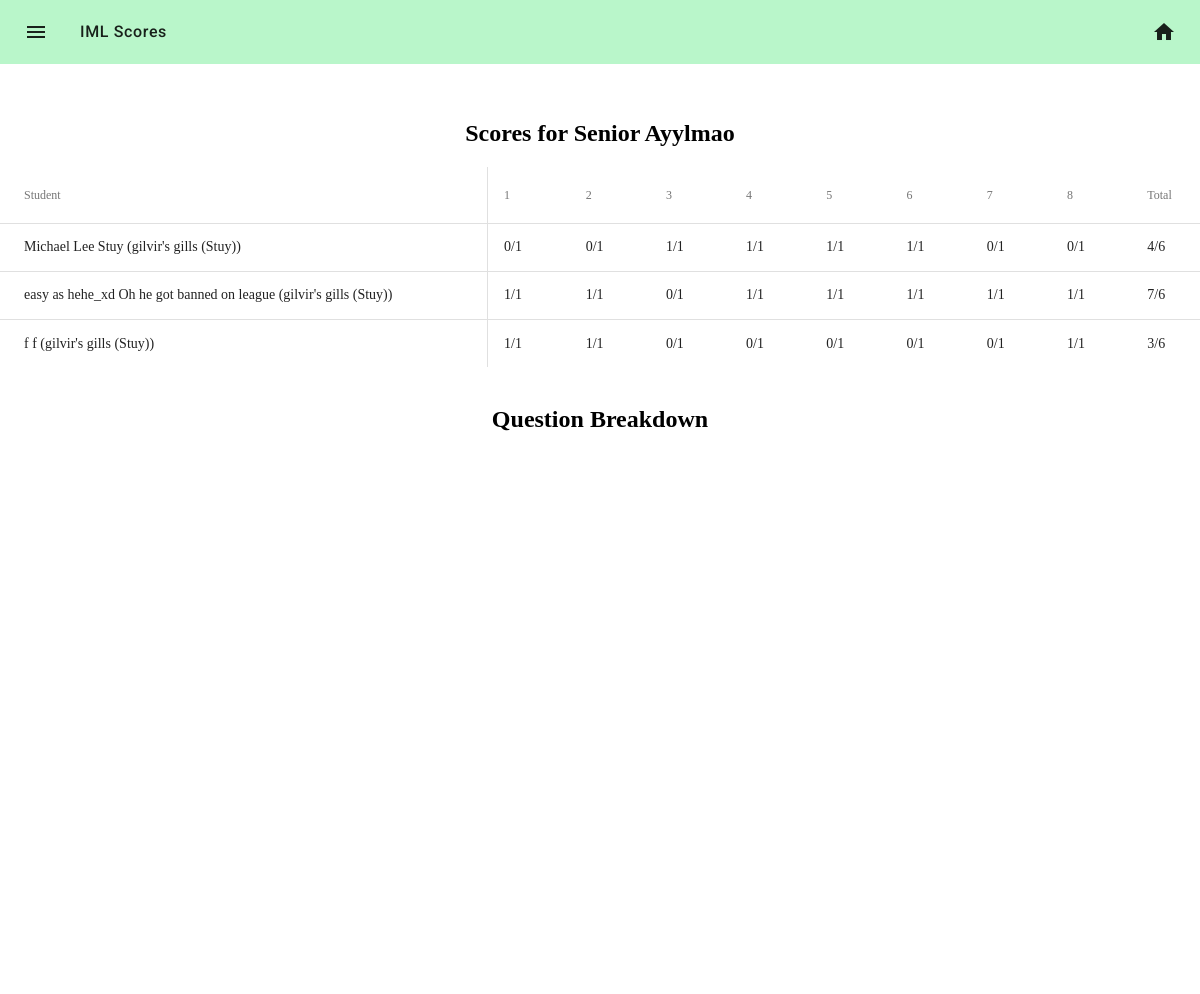
The app's page /scores/view/contest/1 with its own data.
### iml/models.py (models this page shows, shortened)
class Contest(db.Model):
    __tablename__ = 'contests'
    id = db.Column(db.Integer, primary_key=True)
    name = db.Column(db.String(32), nullable=False)
    start_time = db.Column(db.DateTime(), nullable=False)
    question_count = db.Column(db.Integer, nullable=False)
    team_size = db.Column(db.Integer, nullable=False,
                          default=5)
    status = db.Column(db.Integer, nullable=False,
                       default=1)
    division_id = db.Column(db.Integer,
                            db.ForeignKey('divisions.id'),
                            nullable=False)
    division = db.relationship('Division', back_populates='contests')
    scores = db.relationship('Score', back_populates='contest')
    def getQuestionCount(self):
        return self.question_count
    def getAttendees(self):
        contest_id = self.id
        return Student.query.filter(Student.scores.any(Score.contest_id == contest_id))

class Student(db.Model):
    __tablename__ = 'students'
    id = db.Column(db.Integer, primary_key=True)
    first = db.Column(db.String(32), nullable=False)
    last = db.Column(db.String(32), nullable=False)
    username = db.Column(db.String(32), nullable=False)
    school_id = db.Column(db.Integer, db.ForeignKey('schools.id'),nullable=False)
    division_id = db.Column(db.Integer, db.ForeignKey('divisions.id'),
                            nullable=False)
    team_id = db.Column(db.Integer, db.ForeignKey('teams.id'),
                        nullable=True)
    school = db.relationship('School', back_populates='students')
    scores = db.relationship('Score', back_populates='student',
                             )
    division = db.relationship('Division', back_populates='students')
    team = db.relationship('Team', back_populates='students')
    def getScores(self, contest, division=None, team=None):
        if contest is None:
            return {}
        else:
            scoresQuery = Score.query.filter_by(contest_id=contest.id,
                                                student_id=self.id)
            if division:
                scoresQuery = scoresQuery.filter_by(division_id=division.id)
            if team:
                scoresQuery = scoresQuery.filter_by(team_id=team.id)
            scoresDict = {}
            for scoreObj in scoresQuery:
                scoresDict[scoreObj.getQuestionNum()] = scoreObj.getValue()
            return scoresDict
    def getTeam(self, contest):
        score_sample = Score.query.filter_by(contest_id=contest.id, student_id=self.id).first()
        if score_sample:
            return score_sample.team
        return None
    def getFinalContestScore(self, contest):
        return sum(self.getScores(contest).values())

class Team(db.Model):
    __tablename__ = 'teams'
    id = db.Column(db.Integer, primary_key=True)
    name = db.Column(db.String(32), nullable=False)
    school_id = db.Column(db.Integer, db.ForeignKey('schools.id'), nullable=False)
    division_id = db.Column(db.Integer, db.ForeignKey('divisions.id'),
                            nullable=False)
    school = db.relationship('School', back_populates = 'teams')
    division = db.relationship('Division', back_populates = 'teams')
    scores = db.relationship('Score', back_populates = 'team')
    students = db.relationship('Student', back_populates = 'team')

class School(db.Model):
    __tablename__ = 'schools'
    id = db.Column(db.Integer, primary_key=True)
    name = db.Column(db.String(64), nullable=False)
    teams = db.relationship('Team', back_populates='school')
    coaches = db.relationship('User', back_populates='school')
    students = db.relationship('Student', back_populates='school')

class Score(db.Model):
    __tablename__ = 'scores'
    id = db.Column(db.Integer, primary_key=True)
    question_num = db.Column(db.Integer, nullable=False)
    points_awarded = db.Column(db.Integer,
                               nullable=False)
    contest_id = db.Column(db.Integer,db.ForeignKey('contests.id'), nullable=False)
    student_id = db.Column(db.Integer, db.ForeignKey('students.id'), nullable=False)
    coach_id = db.Column(db.Integer, db.ForeignKey('users.id'), nullable=False)
    team_id = db.Column(db.Integer, db.ForeignKey('teams.id'), nullable=False)
    timestamp = db.Column(db.DateTime(), nullable=False)
    contest = db.relationship('Contest', back_populates = 'scores')
    student = db.relationship('Student', back_populates = 'scores')
    coach = db.relationship('User', back_populates = 'scores')
    team = db.relationship('Team', back_populates = 'scores')
    def getValue(self):
        return self.points_awarded
    def getQuestionNum(self):
        return self.question_num

### iml/core/scores/controllers.py (the view)
@scores.route('/view/contest/<contest_id>')
def view_contest_scores(contest_id):
    contest = Contest.query.get(contest_id)
    if not contest:
        return redirect('/view')
    return render_custom_template("core/scores/view_contest.html",
                                  contest = contest,
                                  students = contest.getAttendees().order_by(Student.school_id))

### iml/util/__init__.py (called while the page is built)
def render_custom_template(*args, **kwargs):
    status = IS_NOT_LOGGED_IN
    user = None
    userdata = session.get("userdata")
    if session.get("userdata"):
        user = get_user(session["userdata"]["id"])
        status = session["status"]
    if "status" not in kwargs:
        kwargs["status"] = status
    if "user" not in kwargs:
        kwargs["user"] = user
    if "userdata" not in kwargs:
        kwargs["userdata"] = userdata
    return flask.render_template(*args, **kwargs)

### iml/templates/core/scores/view_contest.html (shortened to what this page needs)
{% extends "core/scores/_view_base.html" %}
{% block panel %}
<center>
    <h2>Scores for {{contest.name}}</h2>
    <div class="mdc-data-table">
        <table class="mdc-data-table__content">
            <thead>
                <tr class="mdc-data-table__row">
                    <th class="mdc-data-table__column">
                        Student
                    </th>
                {% for n in range(1,
                contest.getQuestionCount()+1) %}
                <th class="mdc-data-table__column">{{n}}</th>
                {% endfor %}
                <th class="mdc-data-table__column">Total</th>
                </tr>
            </thead>
            <tbody>
                {% for student in students %}
                    {% set student_scores = student.getScores(contest)%}
                <tr class="mdc-data-table__row">
                    <td class="mdc-data-table__cell">
                        {{student.first}} {{student.last}}
                        ({{student.getTeam(contest).name}} ({{student.school.name}}))
                    </td>
                    {% for n in range(1, contest.getQuestionCount()+1) %}
                    <td class="mdc-data-table__cell">
                        {{ student_scores[n] }}/1
                    </td>
                    {% endfor %}
                    <td class="mdc-data-table__cell">
                        {{ student.getFinalContestScore(
                        contest)}}/6
                    </td>
                </tr>
                {% endfor %}
            </tbody>
        </table>
    </div>
    <br>
    <h2>Question Breakdown</h2>
    <br>
</center>
<br>
<div id="chart">
    <svg style="height: 500px"></svg>
</div>
{% endblock panel %}
{% block css_imports %}
<link rel="stylesheet" href="https://cdn.rawgit.com/novus/nvd3/v1.8.1/build/nv.d3.css">
{% endblock %}

### iml/templates/core/scores/_view_base.html
{% extends "_base.html" %}
{% block content %}
{% block panel %}
{% endblock panel %}
{% endblock content %}

### iml/templates/_base.html (shortened to what this page needs)
<!DOCTYPE HTML>
<html>
    <head>
        <link rel="stylesheet" type="text/css" href="{{url_for('static', filename= 'vendor/mdc.css')}}">
        <link rel="stylesheet" type="text/css" href="{{url_for('static', filename= 'vendor/normalize.css')}}">
        <link rel="stylesheet" type="text/css" href="{{url_for('static', filename= 'vendor/mdc-table.css')}}">
        <link rel="stylesheet" type="text/css" href="{{url_for('static', filename= 'css/mdc-theme.css')}}">
        <link rel="stylesheet" type="text/css" href="{{url_for('static', filename= 'css/forms.css')}}">
        <link rel="stylesheet" type="text/css" href="{{url_for('static', filename= 'css/everything.css')}}">
        {% block css_imports %}
        {% endblock css_imports %}
    </head>
    <body>
        {% block navbar %}
        <header class="mdc-top-app-bar secondary-nav" id="app-bar">
            <div class="mdc-top-app-bar__row secondary-nav">
                <section class="mdc-top-app-bar__section mdc-top-app-bar__section--align-start">
                    <a href="#" class="material-icons mdc-top-app-bar__navigation-icon" style="color:rgba(0,0,0,.87)!important">menu</a>
                    <span class="mdc-top-app-bar__title">IML Scores</span>
                </section>
                <section class="mdc-top-app-bar__section mdc-top-app-bar__section--align-end" role="toolbar">
                    <a href="/" class="material-icons mdc-top-app-bar__action-item " aria-label="Download" alt="Download" style="color:rgba(0,0,0,.87)!important">home</a>
                </section>
            </div>
        </header>
        {% endblock navbar %}
    <main>
        <div style="padding-top:100px"></div>
        <div>
            {% block content %}
            {% endblock content%}
        </div>
    </main>
    </body>
</html>

### iml/static/css/mdc-theme.css (style rules this page uses)
.mdc-top-app-bar__title { font-size: 1rem; letter-spacing: 0.04em; }
html, body { height: 100%; }

### records on screen
Contest: name "Senior Ayylmao"
Student: first "Michael Lee", last "Stuy", getTeam "gilvir's gills", school.name "Stuy", student_scores "0" "0" "1" "1" "1" "1" "0" "0", question_num "4"
Student: first "easy as hehe_xd", last "Oh he got banned on league", getTeam "gilvir's gills", school.name "Stuy", student_scores "1" "1" "0" "1" "1" "1" "1" "1", question_num "7"
Student: first "f", last "f", getTeam "gilvir's gills", school.name "Stuy", student_scores "1" "1" "0" "0" "0" "0" "0" "1", question_num "3"

### other values on screen
{{ n }} "1" "2" "3" "4" "5" "6" "7" "8"
